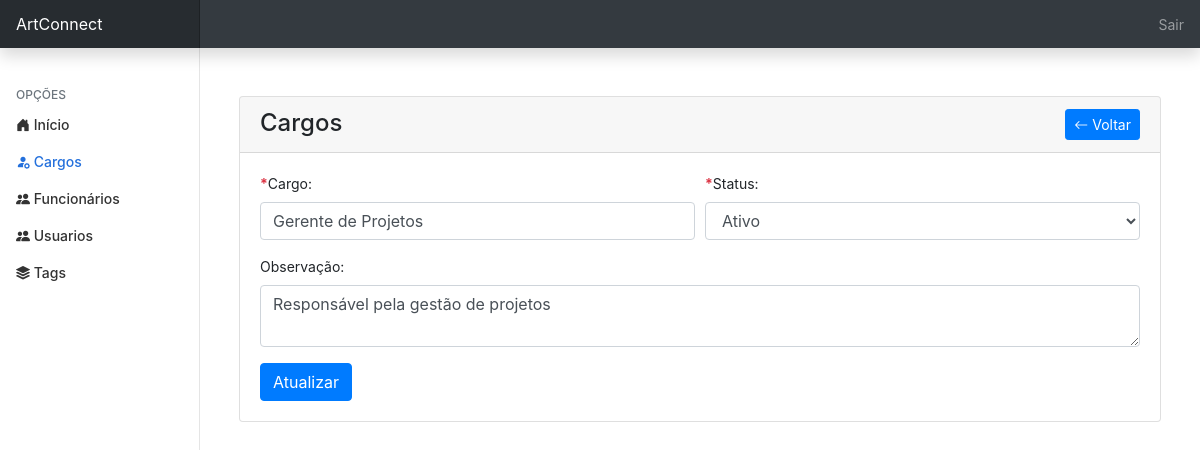
The app's page /admin/cargos/editar.php?codigo_cargo=1 (signed in) with its own data.
### tables this page shows
CREATE TABLE IF NOT EXISTS `cargo` (
  `codigo_cargo` int(2) NOT NULL AUTO_INCREMENT,
  `nome` varchar(40) NOT NULL,
  `observacao` varchar(100) DEFAULT NULL,
  `status` bit(1) NOT NULL,
  `data_cadastro` datetime NOT NULL,
  PRIMARY KEY (`codigo_cargo`)
);

### admin/cargos/editar.php (the view, shortened to what this page needs)
<?php
require_once '../../conexao.php';
?>
<!doctype html>
<html lang="pt-br">
<head>
    <link rel="stylesheet" href="https://stackpath.bootstrapcdn.com/bootstrap/4.1.3/css/bootstrap.min.css">
    <link rel="stylesheet" href="https://cdn.jsdelivr.net/npm/bootstrap-icons@1.11.3/font/bootstrap-icons.min.css">
    <link href="../../css/dashboard.css" rel="stylesheet">
</head>
<body>
    <?php
    include('../topo.php');
    ?>
    <div class="container-fluid">
        <div class="row">
            <?php
            include('../navegacao.php');
            ?>
            <main class="ml-auto col-lg-10 px-md-4">
                <div class="container mt-5">
                    <div class="card">
                        <div class="card-header d-flex justify-content-between aling-items-center">
                            <h4 class="m-0">Cargos</h4>
                            <a href="index.php" class="btn btn-primary btn-sm">
                                <i class="bi bi-arrow-left"></i>
                                Voltar
                            </a>
                        </div>
                        <?php
                        if (isset($_GET['codigo_cargo']) && $_GET['codigo_cargo'] != '') {
                            $codigo = $_GET['codigo_cargo'];
                            $sql = "SELECT * FROM cargo WHERE codigo_cargo = $codigo";
                            $query = mysqli_query($conexao, $sql);
                            $cargo = mysqli_fetch_assoc($query);
                        ?>
                            <div class="card-body">
                                <form action="acoes.php" method="post">
                                    <div class="form-row mb-3">
                                        <div class="col-6">
                                            <label for="cargo"><strong class="text-danger">*</strong>Cargo:</label>
                                            <input type="text" name="cargo" class="form-control" maxlength="40" value="<?php echo $cargo['nome'] ?>" required>
                                        </div>
                                        <div class="col-6">
                                            <label for="status"><strong class="text-danger">*</strong>Status:</label>
                                            <select name="status" class="form-control">
                                                <option value="1" <?php if ($cargo['status'] == 1) echo 'selected' ?>>Ativo</option>
                                            </select>
                                        </div>
                                    </div>
                                    <label for="observacao">Observação:</label>
                                    <textarea name="observacao" maxlength="100" class="form-control"><?php echo $cargo['observacao'] ?></textarea>
                                    <input type="submit" value="Atualizar" class="btn btn-primary mt-3">
                                </form>
                            </div>
                        <?php
                        }
                        else {
                            echo "<h5>Cargo não encontrado<h5>";
                        }
                        ?>
                    </div>
                </div>
            </main>
        </div>
    </div>
</body>
</html>

### css/dashboard.css (style rules this page uses)
body { font-size: .875rem; }

### records on screen
cargo: cargo "Gerente de Projetos", status "Ativo", observacao "Responsável pela gestão de projetos"
